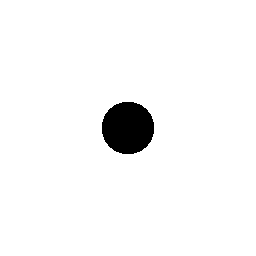
%> input picture lab12/kolo.bmp, 256 x 256 px
$ octave --eval "fftOperations(imread('kolo.bmp'));"   (GNU Octave 9; MATLAB toolbox functions it lacks are replaced by stand-ins)
%> lines starting %> are read from the running program, lines starting %| are printed output that depends on the picture
function fftOperations(img)

Y = fft2(img);
Y = fftshift(Y);
A = abs(Y);
A = log10(A+1);
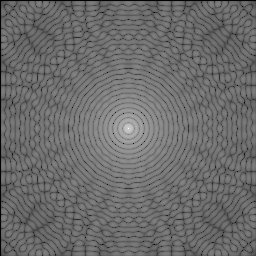
%> A: size 256x256 double; min 0, max 7.21, mean 3.05; drawn with min black and max white

F = angle(Y.*(A>0.0001));
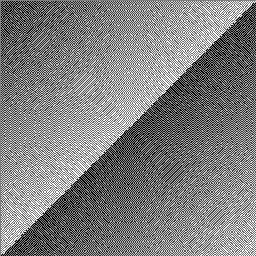
%> F: size 256x256 double; min -3.14, max 3.14, mean 6.51e-18; drawn with min black and max white

figure;
subplot(1,3,1);
imshow(img);
title('Obraz originalny');
subplot(1,3,2);
imshow(A,[]);
title('Amplituda');
subplot(1,3,3);
imshow(F);
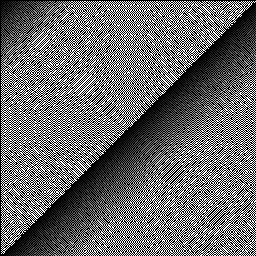
%> displayed picture: size 256x256, on the screen's scale of 0 to 255; min 0, max 255, mean 106.4
title('Faza');

%% odwrotna

Y = ifftshift(Y);

reverseFFT = ifft2(Y);

figure;
imshow(reverseFFT, []);
title('Po transformacie odwrotnej');


end

$ run again, on lab12/kwadrat45.bmp
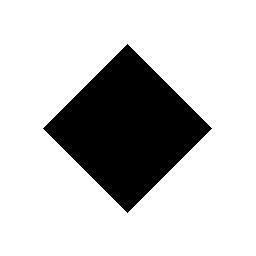
%> input picture lab12/kwadrat45.bmp, 256 x 256 px
%> in fftOperations, `F = angle(Y.*(A>0.0001));`:
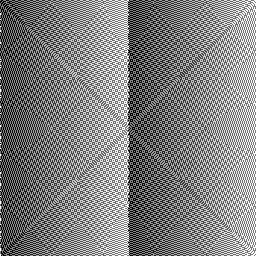
%> F: size 256x256 double; min -3.14, max 3.14, mean 4.79e-05; drawn with min black and max white
%> in fftOperations, `imshow(F);`:
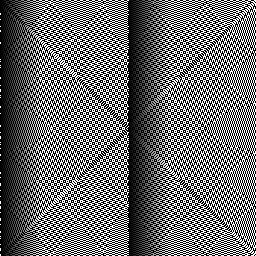
%> displayed picture: size 256x256, on the screen's scale of 0 to 255; min 0, max 255, mean 107.2
